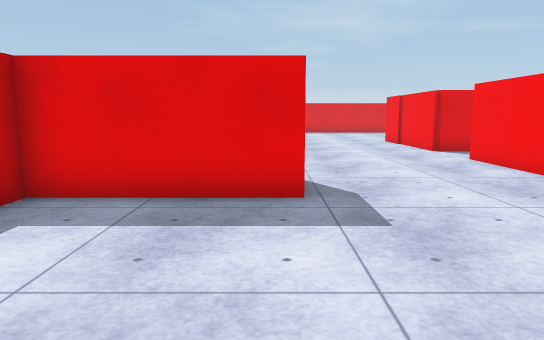
view 1 (above)

24 first-person views from a walk through a scene from a Unity 3-D project. The camera is 1.2 m above the floor, tilts 8° down and sees 70° across. The floor is counted in squares, 1 m on a side. Each view is taken from the middle of a square. On the plan, view 1 faces up. The plan holds only what a view shows up to about 15 squares ahead; the rest is blank. The place goes on beyond the plan. The player character is not drawn. Surface patterns are stand-ins for the level's own textures.

view 2
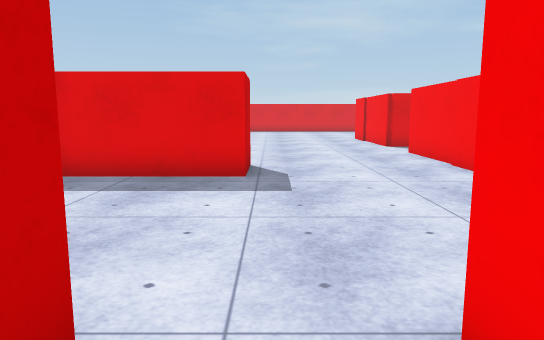

view 3
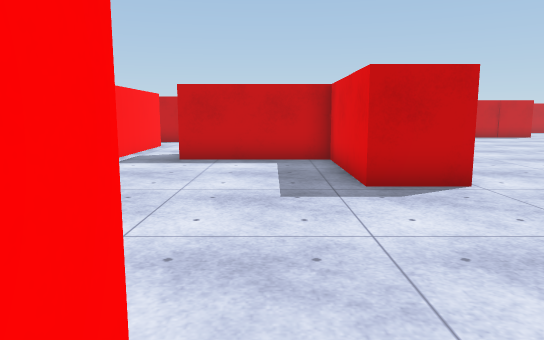

view 4
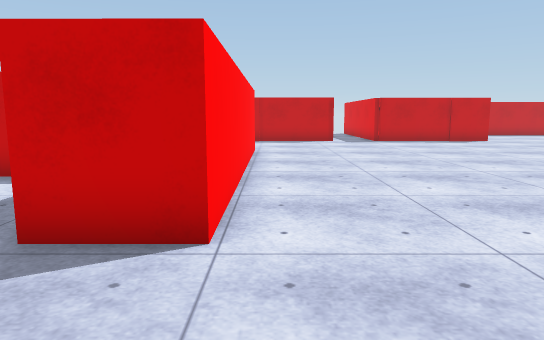

view 5
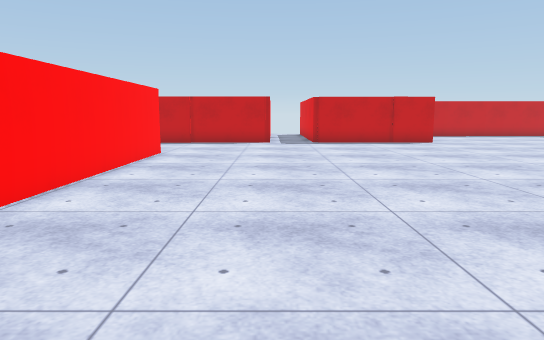

view 6
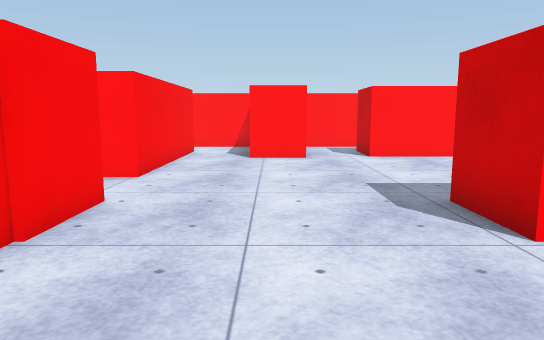

view 7
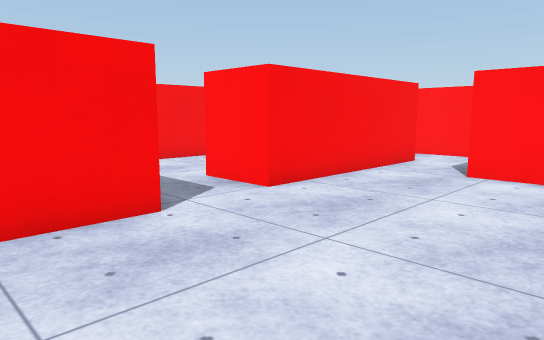

view 8
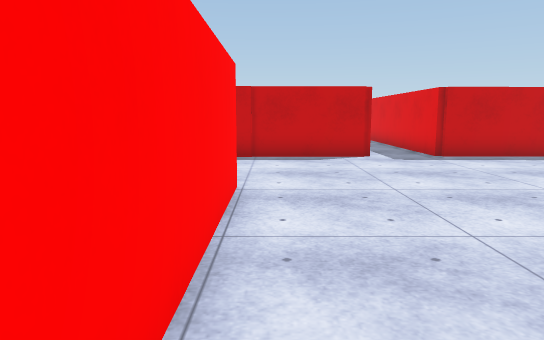

view 9
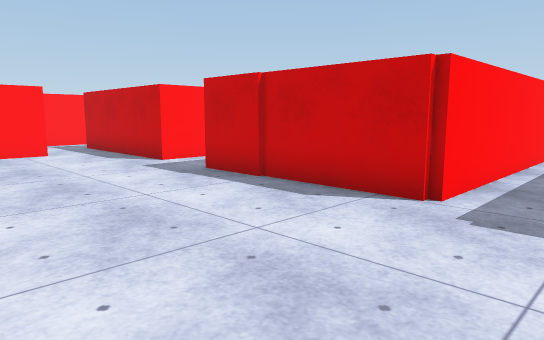

view 10
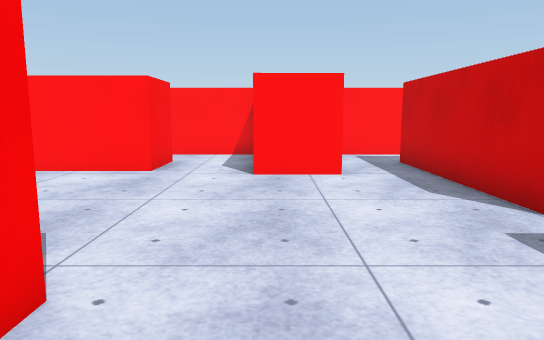

view 11
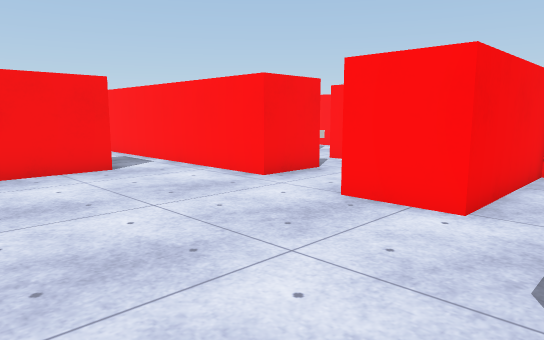

view 12
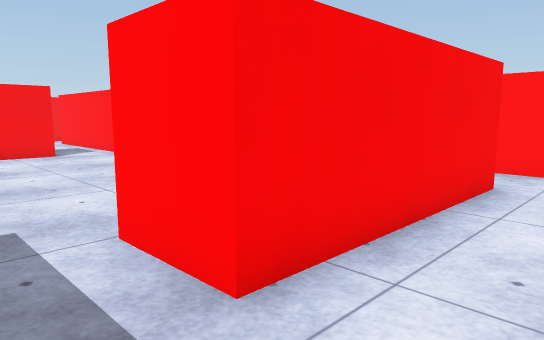

view 13
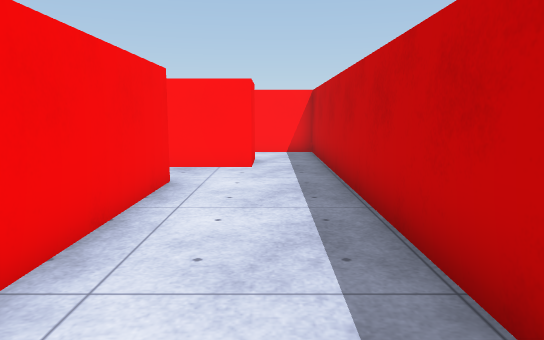

view 14
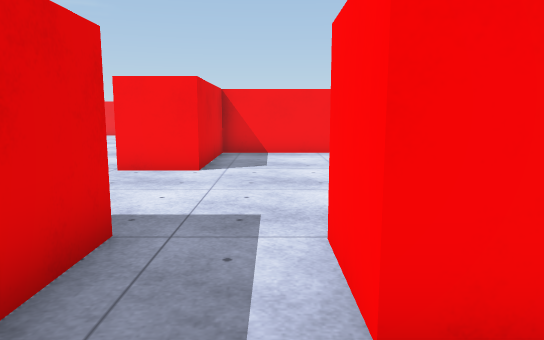

view 15
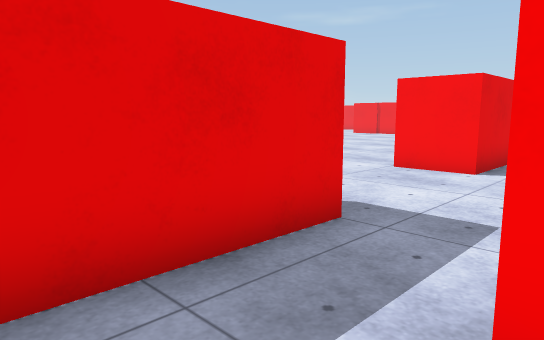

view 16
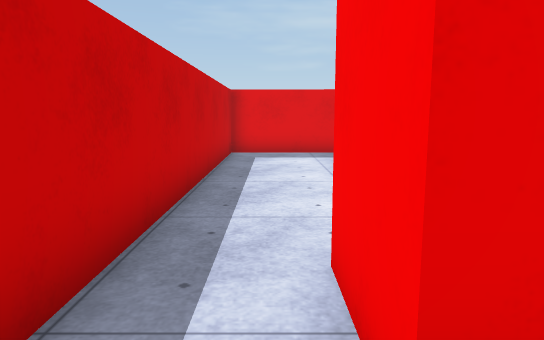

view 17
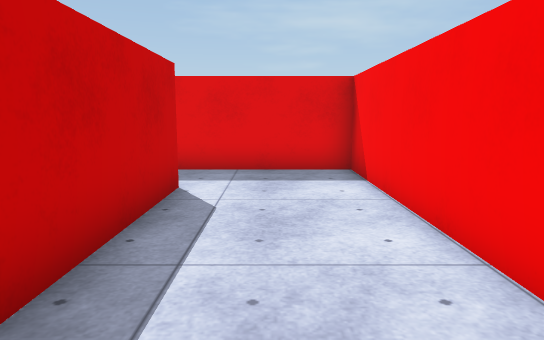

view 18
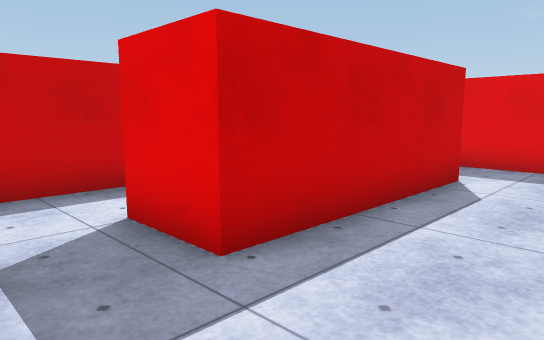

view 19
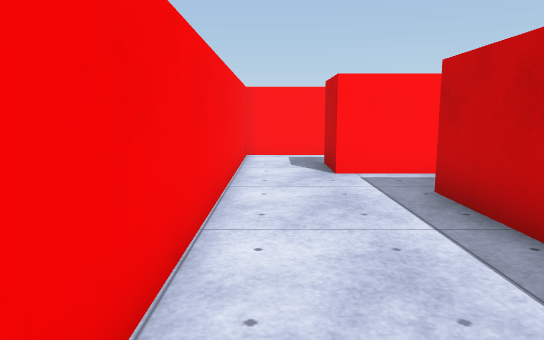

view 20
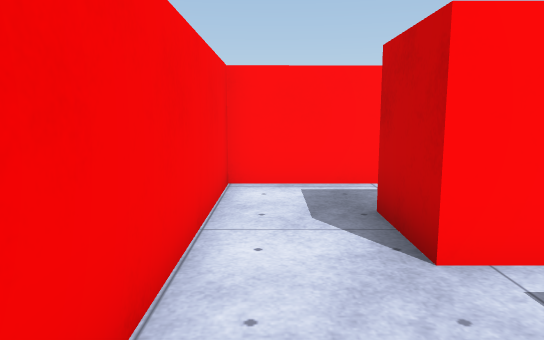

view 21
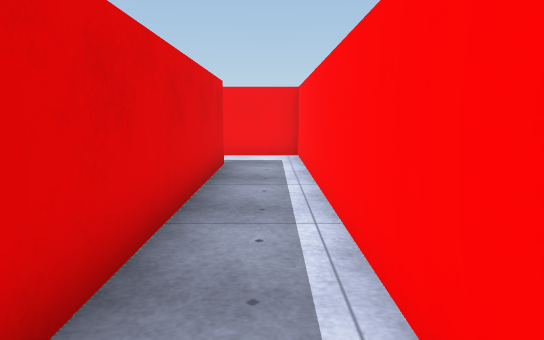

view 22
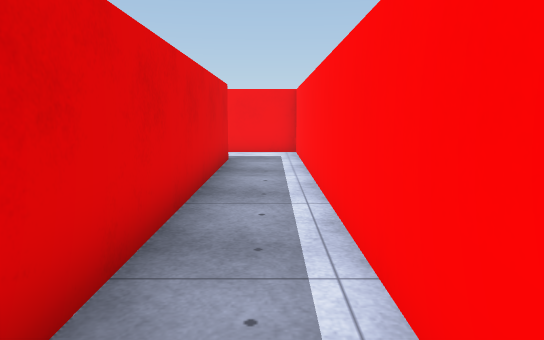

view 23
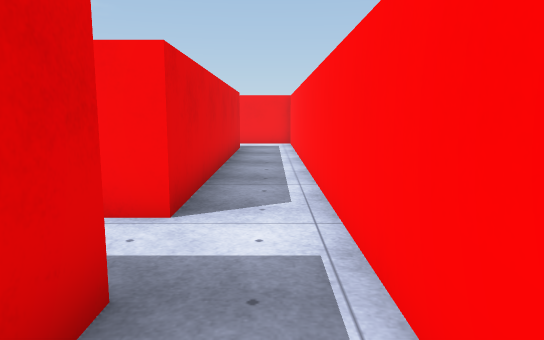

view 24
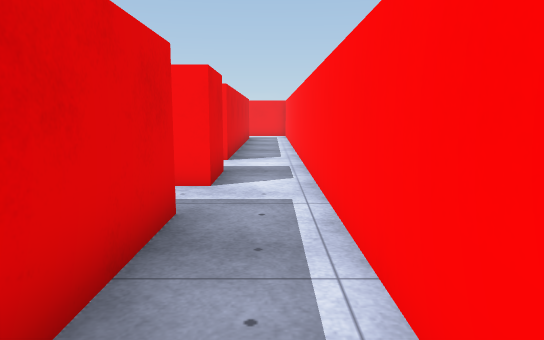

### Floor plan
Points are (right, up) in squares from view 1. A wall is a line through its corners. A room is listed if a view was taken in it or the views show most of it. See-through windows are left out.
Room 1 (views 1, 4, 5, 6, 7, 8, 9, 10, 11, 12, 13, 14, 15)
walls: (-5.4, 1.4) (-5.4, 5.6) (-9.5, 5.6) (-9.5, 7.4) (0.5, 7.4) (0.5, 5.6) (-3.6, 5.6) (-3.6, 1.4); (-8.4, -0.4) (0.1, -0.4); (-12.4, 0.1) (-10.6, 0.1); (2, -0.8) (2, 0) (3.6, 0); (3.6, -1.1) (3.6, -3); (5.4, 5.5) (5.4, 10.8); (-14.3, 13.5) (-14.3, 12.8) (-18.3, 12.8); (-16.1, -2.1) (-16.1, 3.5) (-14.3, 3.5) (-14.3, 0.6); (3.8, -4) (5.5, -4); (5.6, -2) (5.6, 3.5); (5.6, 13) (5.6, 13.5); (-17.5, -4) (-16.5, -4); (-19.5, 10.9) (-14.3, 10.9) (-14.3, 5.6) (-19.3, 5.6) (-19.3, -3.6)
ways out: opening at (1, -1.5) to room 2; opening at (6.5, -3) to room 3; opening at (6.5, 4.5) to room 3; opening at (-18, -4) to room 4; opening at (-16, -3) to room 8; opening at (-13, 0) to room 8; opening at (-9.5, -1.5); opening at (5, 12)
Room 2 (view 2)
walls: (0.1, -0.4) (0.1, -2.2); (0.6, -4) (1.8, -4)
ways out: opening at (1, -1.5) to room 1; opening at (-0.5, -3) to room 6
Room 3 (views 3, 17, 19, 20)
walls: (5.6, 3.5) (7.4, 3.5) (7.4, -2) (5.6, -2); (10.8, -3.6) (10.8, 5.6) (6.6, 5.6); (5.5, -4) (8.7, -4)
ways out: opening at (6.5, -3) to room 1; opening at (6.5, 4.5) to room 1; opening at (10, -4) to room 5
Room 4 (view 16)
walls: (-17.5, -5.8) (-17.5, -4); (-19.3, -3.6) (-19.3, -7.8) (-17.4, -7.8)
ways out: opening at (-18, -4) to room 1
Room 5 (views 18, 21)
walls: (8.7, -4) (8.7, -5.8) (-1.5, -5.8); (-1.6, -7.8) (10.8, -7.8) (10.8, -3.6)
ways out: opening at (10, -4) to room 3; opening at (-1, -7) to room 6
Room 6 (view 22)
walls: (-3.6, -5.8) (-5.4, -5.8); (-1.5, -5.8) (-1.5, -5); (-0.4, -4) (0.6, -4); (-5.5, -7.8) (-1.6, -7.8)
ways out: opening at (-0.5, -3) to room 2; opening at (-1, -7) to room 5; opening at (-4.5, -7) to room 7
Room 7 (views 23, 24)
walls: (-11, -7.8) (-5.5, -7.8); (-7.2, -5.8) (-10.5, -5.8); (-8.6, -4) (-7.2, -4); (-5.4, -5.8) (-5.4, -5.2); (-17, -5.8) (-17.5, -5.8)
ways out: opening at (-4.5, -7) to room 6; opening at (-7.5, -3)
objects: other object (-8, -3)
Room 8 (no view inside)
walls: (-14.3, 0.6) (-14.3, -2.1); (-16.5, -4) (-12.4, -4) (-12.4, 0.1)
ways out: opening at (-16, -3) to room 1; opening at (-13, 0) to room 1

Where each view was taken, in squares from view 1:
view 1: 0 up, 0 right, facing up
view 2: 2 down, 1 right, facing up
view 3: 4 up, 7 right, facing left
view 4: 8 up, 4 right, facing left
view 5: 11 up, 3 right, facing left
view 6: 11 up, 3 right, facing down
view 7: 8 up, 1 right, facing down-right
view 8: 8 up, 3 left, facing left
view 9: 13 up, 9 left, facing down-left
view 10: 8 up, 11 left, facing down
view 11: 5 up, 14 left, facing down-right
view 12: 5 up, 18 left, facing down-right
view 13: 5 up, 18 left, facing down
view 14: 4 up, 18 left, facing right
view 15: 3 up, 18 left, facing up-right
view 16: 7 down, 18 left, facing up
view 17: 3 down, 9 right, facing up
view 18: 4 down, 10 right, facing up-left
view 19: 4 up, 10 right, facing down
view 20: 1 down, 10 right, facing down
view 21: 7 down, 1 left, facing right
view 22: 7 down, 2 left, facing right
view 23: 7 down, 6 left, facing right
view 24: 7 down, 12 left, facing right
